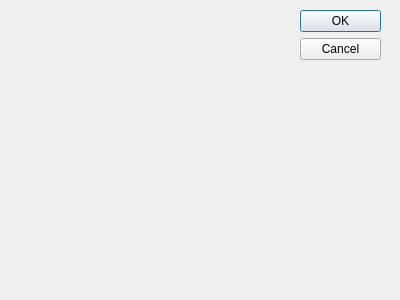
<?xml version="1.0" encoding="UTF-8"?>
<ui version="4.0">
 <class>addChauffeur</class>
 <widget class="QDialog" name="addChauffeur">
  <property name="geometry">
   <rect>
    <x>0</x>
    <y>0</y>
    <width>400</width>
    <height>300</height>
   </rect>
  </property>
  <property name="windowTitle">
   <string>Dialog</string>
  </property>
  <widget class="QDialogButtonBox" name="buttonBox">
   <property name="geometry">
    <rect>
     <x>300</x>
     <y>10</y>
     <width>81</width>
     <height>241</height>
    </rect>
   </property>
   <property name="orientation">
    <enum>Qt::Vertical</enum>
   </property>
   <property name="standardButtons">
    <set>QDialogButtonBox::Cancel|QDialogButtonBox::Ok</set>
   </property>
  </widget>
 </widget>
 <resources/>
 <connections>
  <connection>
   <sender>buttonBox</sender>
   <signal>accepted()</signal>
   <receiver>addChauffeur</receiver>
   <slot>accept()</slot>
   <hints>
    <hint type="sourcelabel">
     <x>248</x>
     <y>254</y>
    </hint>
    <hint type="destinationlabel">
     <x>157</x>
     <y>274</y>
    </hint>
   </hints>
  </connection>
  <connection>
   <sender>buttonBox</sender>
   <signal>rejected()</signal>
   <receiver>addChauffeur</receiver>
   <slot>reject()</slot>
   <hints>
    <hint type="sourcelabel">
     <x>316</x>
     <y>260</y>
    </hint>
    <hint type="destinationlabel">
     <x>286</x>
     <y>274</y>
    </hint>
   </hints>
  </connection>
 </connections>
</ui>
